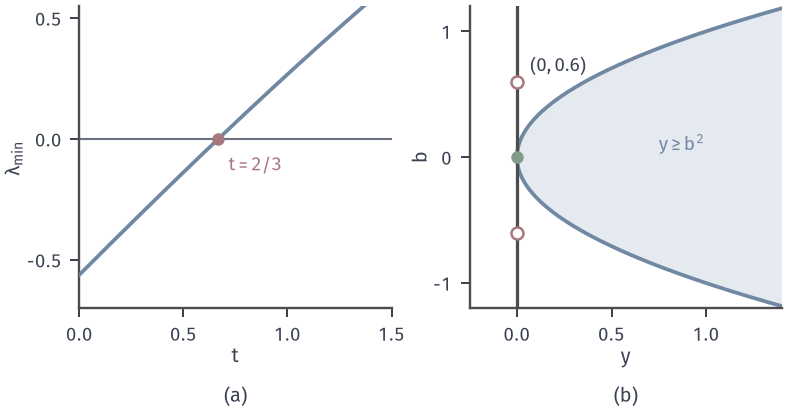

Recreate this plot in Python.
from pathlib import Path
import sys
sys.path.insert(0, str(Path(__file__).resolve().parents[1]/"cone-common"))
from cone_fig import *
HERE = Path(__file__).resolve().parent
# (a) lambda_min of [[Y,b],[b^T,t]], Y=[[2,1],[1,2]], b=(1,1). (b) [[y,b],[b,1]]>=0 iff y>=b^2.
fig, axes = figure(width_mm=112, height_mm=58, ncols=2)
panels(fig, .1, .985, .985, .25, .25)
a, b = axes
Y = np.array([[2., 1.], [1., 2.]]); v = np.array([1., 1.])
t = np.linspace(0, 1.5, 300)
lm = [np.linalg.eigvalsh(np.block([[Y, v[:, None]], [v[None], np.array([[s]])]]))[0] for s in t]
a.axhline(0, color=MUTED, lw=.85); a.plot(t, lm, color=BLUE, lw=1.5, zorder=3); dot(a, (2/3, 0))
setup(a, (0, 1.5), (-.7, .55), [0, .5, 1, 1.5], [-.5, 0, .5], xl='$t$', yl='$\\lambda_{\\min}$', equal=False)
a.text(2/3+.05, -.13, '$t=2/3$', color=RED, fontsize=7.5)
y = np.linspace(-.2, 1.3, 300)
bb = np.linspace(-1.2, 1.2, 400)
b.fill_betweenx(bb, bb**2, 1.4, where=bb**2 <= 1.4, facecolor=BLUE_FILL, edgecolor='none', zorder=1)
b.plot(bb**2, bb, color=BLUE, lw=1.5, zorder=2)
b.plot([0, 0], [-1.2, 1.2], color=EDGE, lw=1.3, zorder=3)
dot(b, (0, 0), GREEN); hollow(b, (0, .6), RED); hollow(b, (0, -.6), RED)
setup(b, (-.25, 1.4), (-1.2, 1.2), [0, .5, 1], [-1, 0, 1], xl='$y$', yl='$b$', equal=False)
b.text(.07, .68, '$(0,0.6)$', fontsize=7.5); b.text(.75, .05, '$y\\geq b^2$', fontsize=7.5, color=BLUE)
tags(fig, axes, y=.012)
save(fig, HERE, 'figure', {'schur at t': 'lambda_min(2/3)=0', 'b': 'P=0 needs b=0'})
